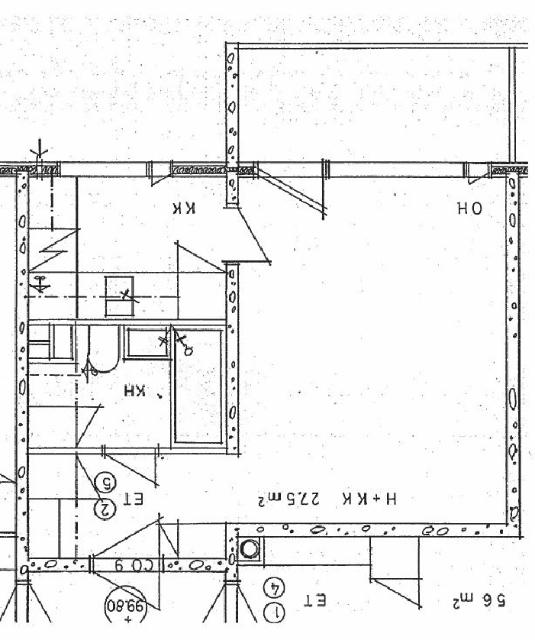
#> input picture samples/1.jpg, 535 x 640 px
$ python -i binarizer.py   (imports and definitions only)
#> lines starting #> are read from the running program, lines starting #| are printed output that depends on the picture; after the words box and inside, x2 and y2 are one past the last pixel; in counts of white or black regions, pixels touching at a corner belong together
#> further down, picture is the input picture: shape (640, 535); min 0, max 255, mean 237.5
"""
binarizer.py
------------
Converts a grayscale floor plan image into a clean binary (black/white) image.

Pipeline:
  1. Gaussian blur  →  reduce sensor/scan noise
  2. Adaptive threshold  →  handle uneven lighting across the page
  3. Morphological close  →  fill tiny gaps in wall lines
  4. Morphological open   →  remove isolated specks
"""

import cv2
import numpy as np


def binarize(
    img: np.ndarray,
    blur_kernel: int = 5,
    block_size: int = 25,
    c_offset: int = 10,
    morph_kernel: int = 3,
) -> np.ndarray:
    """
    Convert a grayscale image to a clean binary image.

    Args:
        img:          Grayscale uint8 numpy array.
        blur_kernel:  Gaussian blur kernel size (must be odd).
        block_size:   Neighbourhood size for adaptive threshold (must be odd, ≥3).
        c_offset:     Constant subtracted from the mean in adaptive threshold.
                      Higher = more aggressive (removes faint lines too).
        morph_kernel: Kernel size for morphological cleanup.

    Returns:
        Binary image (0 = background, 255 = foreground/walls), uint8.
    """
#> called with blur_kernel = 5, block_size = 25, c_offset = 10, morph_kernel = 3
    _validate_grayscale(img)

    # 1. Gaussian blur to suppress scan noise
    blurred = cv2.GaussianBlur(img, (blur_kernel, blur_kernel), 0)
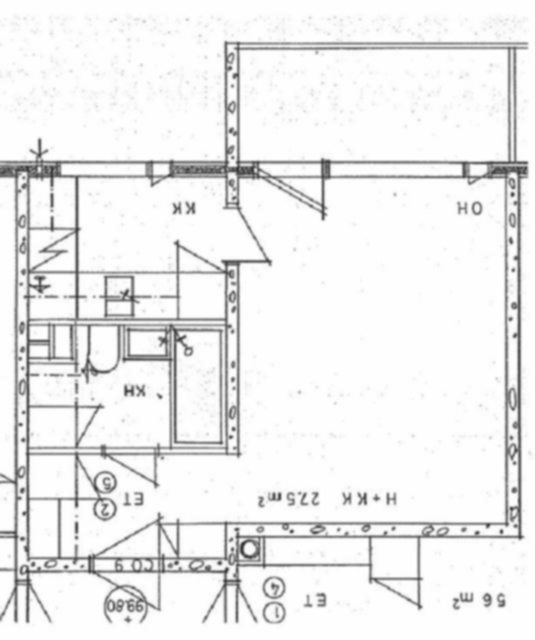
#> blurred: shape (640, 535); min 53, max 255, mean 237.5

    # 2. Adaptive threshold — handles uneven illumination better than Otsu
    #    THRESH_BINARY_INV: walls/lines become white (255) on black background
    binary = cv2.adaptiveThreshold(
        blurred,
        maxValue=255,
        adaptiveMethod=cv2.ADAPTIVE_THRESH_GAUSSIAN_C,
        thresholdType=cv2.THRESH_BINARY_INV,
        blockSize=block_size,
        C=c_offset,
    )
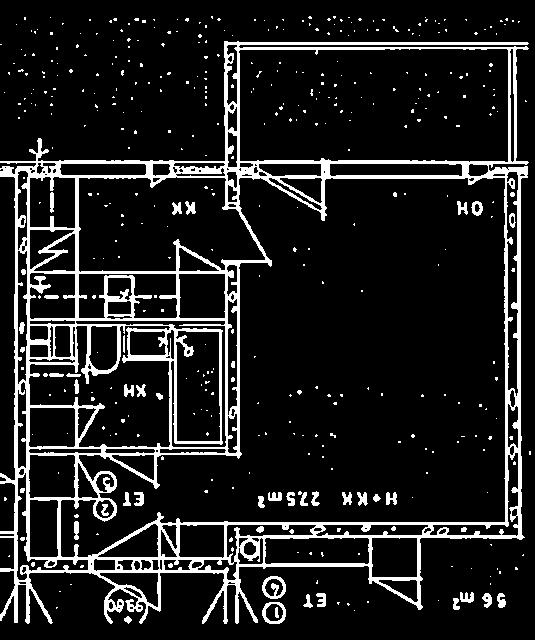
#> binary: shape (640, 535); 12.3% white; 434 white regions (387 under 20 px), largest, box (x1, y1, x2, y2) and area: (0, 41, 529, 624) 36693, (262, 576, 286, 599) 264, (262, 602, 286, 624) 210

    # 3. Morphological closing: fills small breaks in wall lines
    close_kernel = cv2.getStructuringElement(
        cv2.MORPH_RECT, (morph_kernel, morph_kernel)
    )
    binary = cv2.morphologyEx(binary, cv2.MORPH_CLOSE, close_kernel)
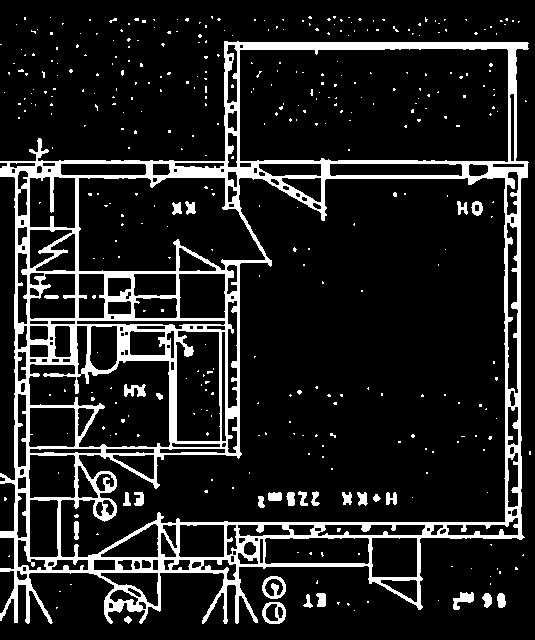
#> binary: shape (640, 535); 13.2% white; 388 white regions (360 under 20 px), largest, box (x1, y1, x2, y2) and area: (0, 41, 529, 624) 40541, (262, 576, 286, 599) 272, (262, 602, 286, 624) 254

    # 4. Morphological opening: removes isolated noise specks
    open_kernel = cv2.getStructuringElement(
        cv2.MORPH_RECT, (morph_kernel, morph_kernel)
    )
    binary = cv2.morphologyEx(binary, cv2.MORPH_OPEN, open_kernel)
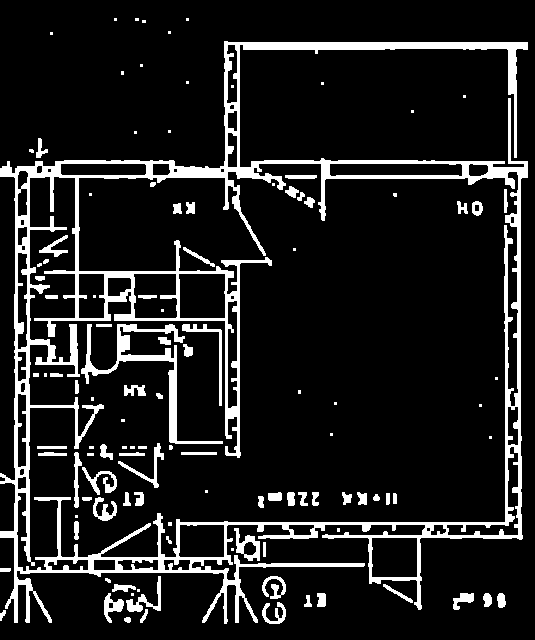
#> binary: shape (640, 535); 12.1% white; 115 white regions (43 under 20 px), largest, box (x1, y1, x2, y2) and area: (0, 41, 528, 624) 30932, (81, 324, 223, 444) 2236, (182, 324, 222, 406) 416

    return binary


# [44 lines left out: functions remove_small_components, enhance_contrast, not called in this run]


def _validate_grayscale(img: np.ndarray) -> None:
    if img is None or not isinstance(img, np.ndarray):
        raise TypeError("Input must be a numpy ndarray.")
    if len(img.shape) != 2:
        raise ValueError(
            f"Expected a grayscale (2D) image, got shape {img.shape}. "
            "Convert to grayscale first."
        )

>>> import cv2
>>> picture = cv2.imread('../../samples/1.jpg', cv2.IMREAD_GRAYSCALE)
>>> result = binarize(picture)

$ run again, on samples/2.jpg
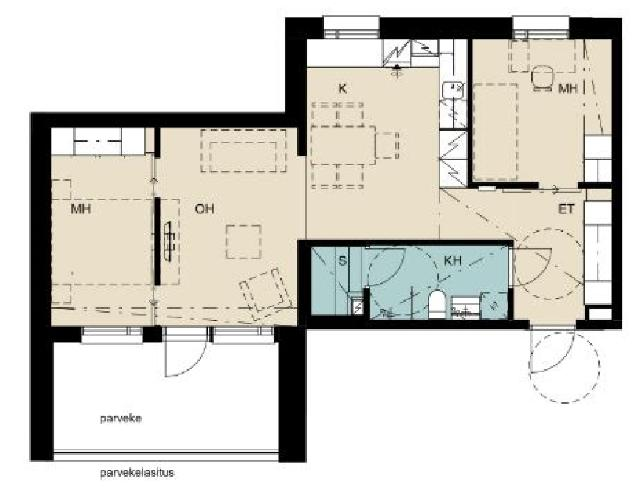
#> input picture samples/2.jpg, 640 x 488 px
#> in binarize, `binary = cv2.adaptiveThreshold( blurred, maxValue=255, adaptiveMethod=..`:
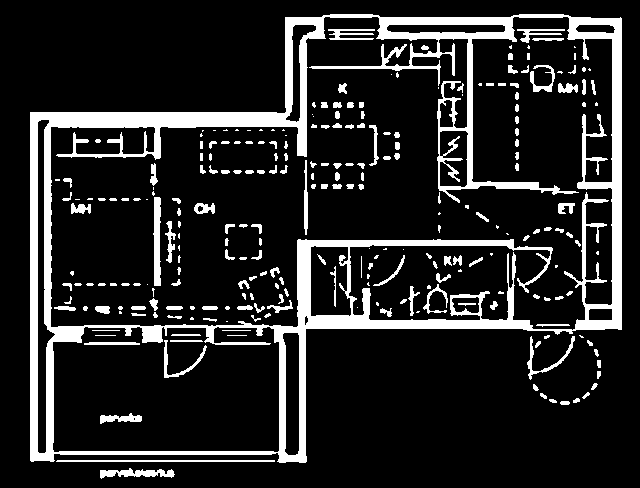
#> binary: shape (488, 640); 14.8% white; 258 white regions (76 under 20 px), largest, box (x1, y1, x2, y2) and area: (30, 14, 622, 463) 35178, (153, 197, 161, 286) 572, (100, 468, 175, 479) 449
#> in binarize, `binary = cv2.morphologyEx(binary, cv2.MORPH_OPEN, open_kernel)`:
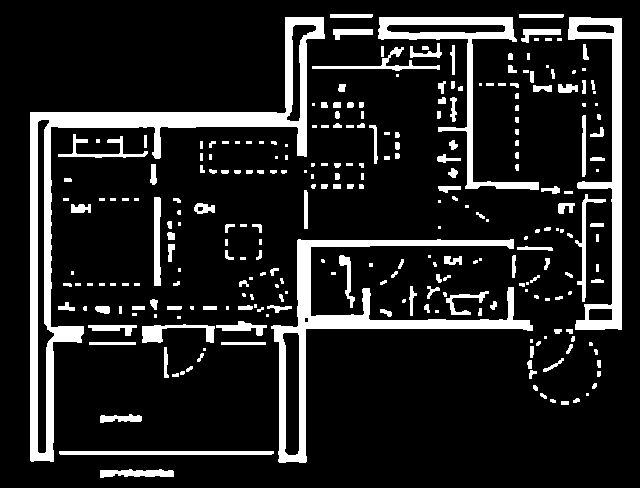
#> binary: shape (488, 640); 13.8% white; 271 white regions (86 under 20 px), largest, box (x1, y1, x2, y2) and area: (30, 17, 325, 462) 11957, (271, 239, 533, 463) 7408, (568, 17, 622, 330) 4583

$ run again, on samples/3.jpg
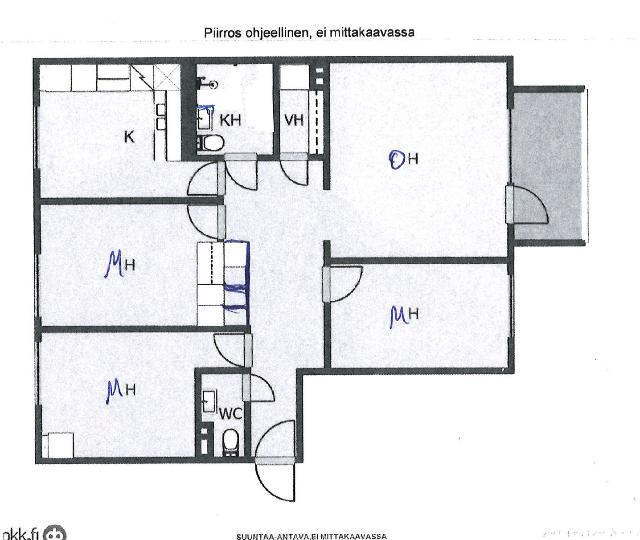
#> input picture samples/3.jpg, 640 x 540 px
#> in binarize, `binary = cv2.adaptiveThreshold( blurred, maxValue=255, adaptiveMethod=..`:
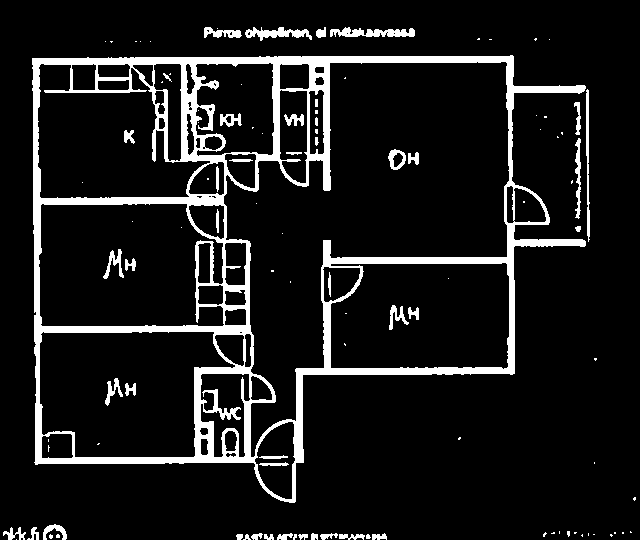
#> binary: shape (540, 640); 10.3% white; 106 white regions (62 under 20 px), largest, box (x1, y1, x2, y2) and area: (32, 55, 586, 503) 30194, (330, 27, 415, 37) 550, (245, 27, 312, 41) 460
#> in binarize, `binary = cv2.morphologyEx(binary, cv2.MORPH_OPEN, open_kernel)`:
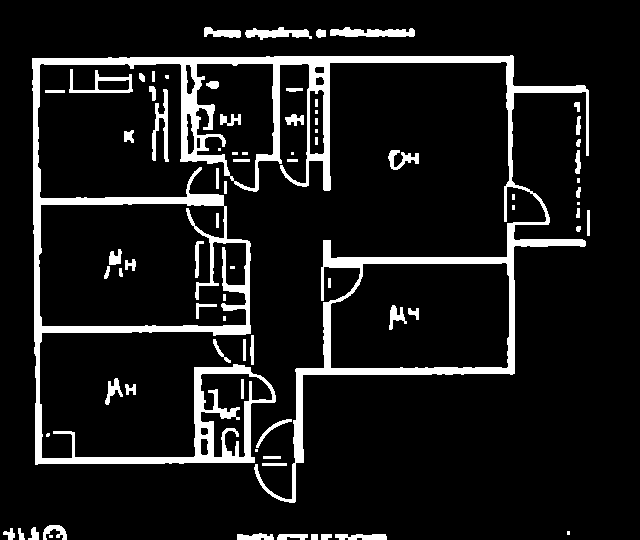
#> binary: shape (540, 640); 10.2% white; 78 white regions (17 under 20 px), largest, box (x1, y1, x2, y2) and area: (32, 55, 589, 503) 27807, (330, 27, 415, 37) 603, (152, 89, 169, 162) 532

$ run again, on samples/18_png.rf.4956b6043e9f9f738808088cfe37243d.jpg
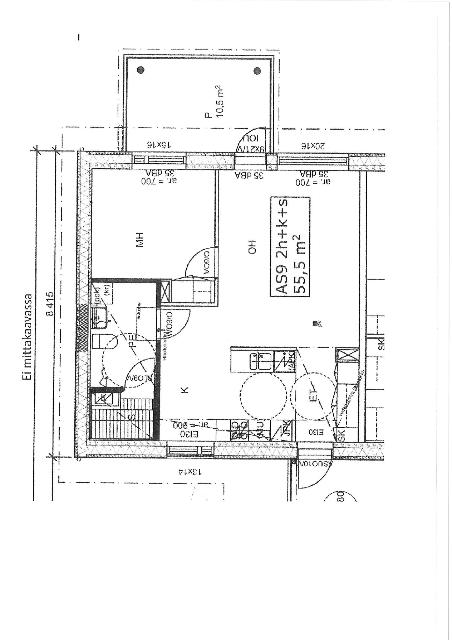
#> input picture samples/18_png.rf.4956b6043e9f9f738808088cfe37243d.jpg, 452 x 640 px
#> picture is the input picture: shape (640, 452); min 0, max 255, mean 242.7
#> in binarize, `binary = cv2.adaptiveThreshold( blurred, maxValue=255, adaptiveMethod=..`:
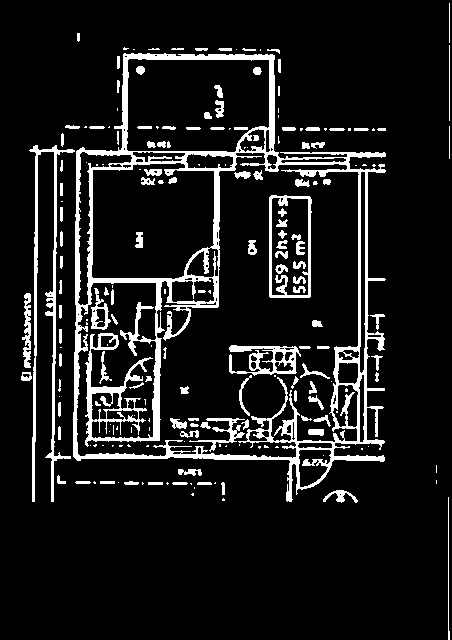
#> binary: shape (640, 452); 10.6% white; 201 white regions (82 under 20 px), largest, box (x1, y1, x2, y2) and area: (73, 53, 386, 502) 18603, (29, 145, 75, 502) 2484, (269, 195, 312, 298) 1031
#> in binarize, `binary = cv2.morphologyEx(binary, cv2.MORPH_OPEN, open_kernel)`:
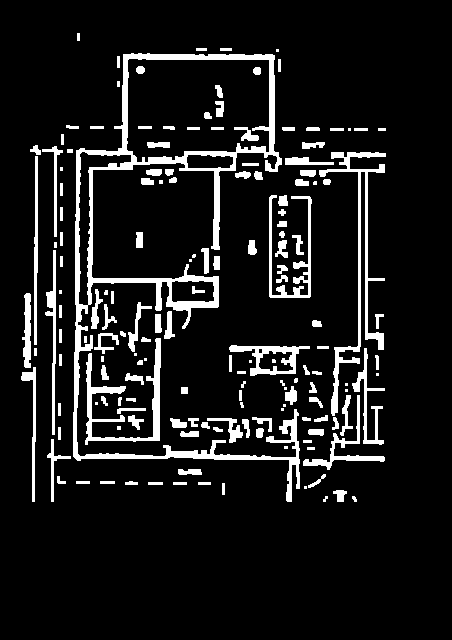
#> binary: shape (640, 452); 10.1% white; 164 white regions (30 under 20 px), largest, box (x1, y1, x2, y2) and area: (73, 53, 300, 502) 9859, (319, 152, 386, 416) 2387, (85, 338, 161, 445) 1695
